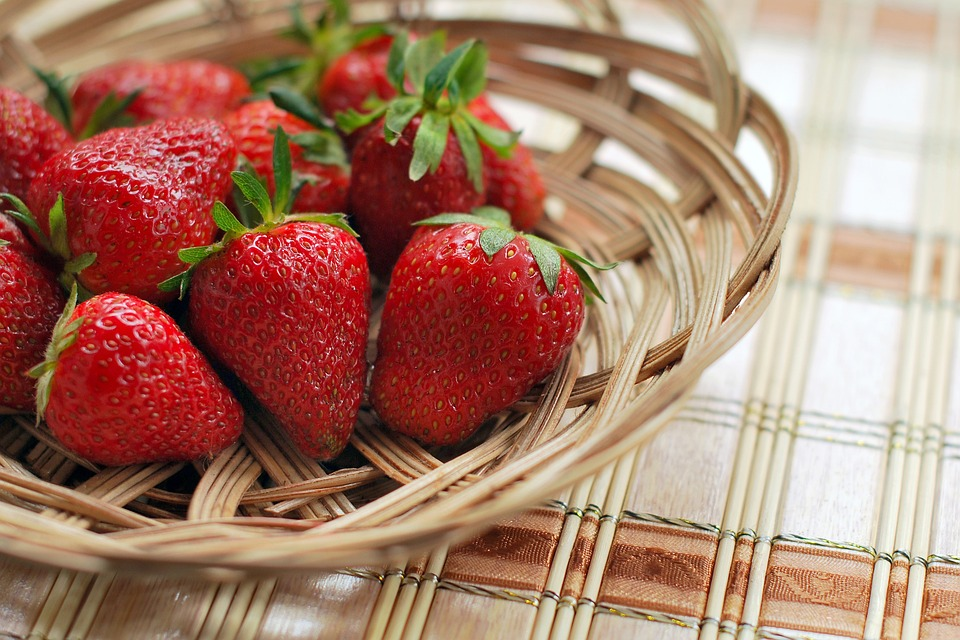
#> input picture strawberry.jpeg, 960 x 640 px, found by its file name
$ jupyter execute skimage.ipynb
#> lines starting #> are read from the running program, lines starting #| are printed output that depends on the picture; after the words box and inside, x2 and y2 are one past the last pixel; in counts of white or black regions, pixels touching at a corner belong together
## Getting Started
### Task 1: Import Libraries

[cell 1]
from skimage import color, data, filters, io, measure, metrics, morphology, restoration, util
import numpy as np
from scipy import fft
import matplotlib.pyplot as plt
import matplotlib.patches as mpatches

## Image Segmentation Using Color Slicing
### Task 2: Load the Image

[cell 2]
# Import the image
strawberry = util.img_as_float(io.imread("/usercode/strawberry.jpeg"))
# Display the image
io.imshow(strawberry)

### Task 3: Convert the Image to HSV

[cell 3]
strawberry_hsv = color.rgb2hsv(strawberry)
#> strawberry_hsv: shape (640, 960, 3) float64; mean of channels 0, 1, 2 0.22, 0.448, 0.664
io.imshow(strawberry_hsv)

[cell 4]
layer_title = ['Hue', 'Saturation', 'Value']
fig, ax = plt.subplots(nrows=1, ncols=3, figsize=(18, 9))
for i in range(3):
    ax[i].imshow(strawberry_hsv[:, :, i], cmap='gray')
    ax[i].set_title(layer_title[i])
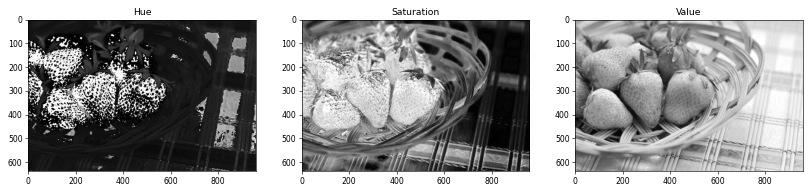
#> figure drawn by matplotlib, 3 panels

### Task 4: Perform Image Segmentation through Thresholding

[cell 5]
layer_title = ['Hue', 'Saturation', 'Value']
strawberry_threshold = []
lower = 0.2
higher = 0.99

while lower < higher:
  fig, ax = plt.subplots(nrows=1, ncols=3, figsize=(18, 9))
  # To plot the transformed image
  for i in range(3):
    # Apply the thresholding filter and plot it
    strawberry_threshold = filters.apply_hysteresis_threshold(strawberry_hsv[:, :, i], lower, higher)
    ax[i].imshow(strawberry_threshold, cmap='gray')
    ax[i].set_title(layer_title[i] + " —    Lower threshold: " + str(round(lower, 1)))
#> this loop made 3 passes
#> pass 1, `strawberry_threshold = filters.apply_hysteresis_threshold(strawberry_h..`:
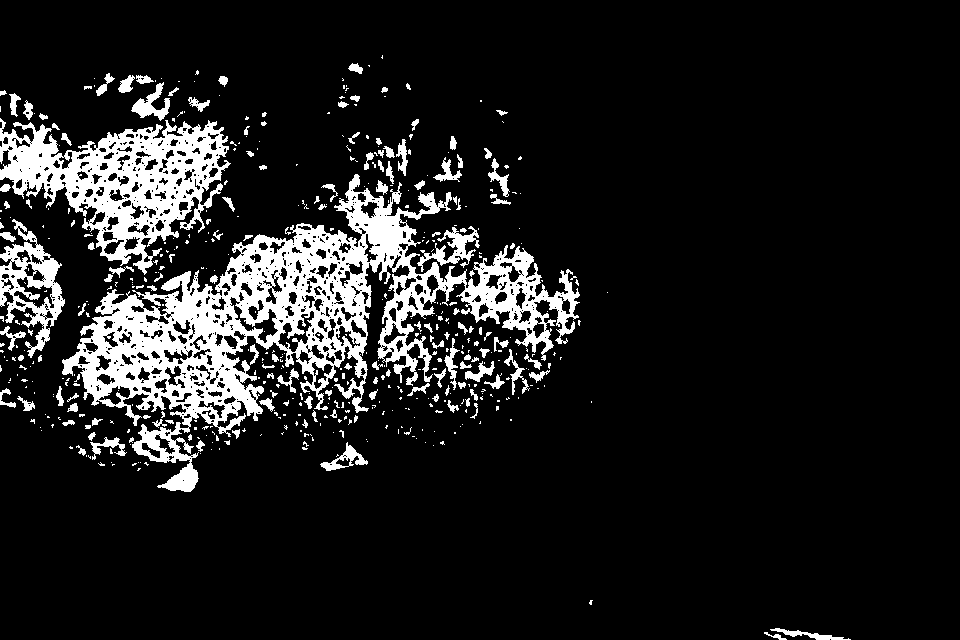
#> strawberry_threshold: shape (640, 960) bool; 11.8% white; 510 white regions (369 under 20 px), largest, box (x1, y1, x2, y2) and area: (62, 174, 580, 492) 41391, (0, 118, 231, 275) 15240, (0, 219, 65, 358) 3310
#> pass 2, `strawberry_threshold = filters.apply_hysteresis_threshold(strawberry_h..`:
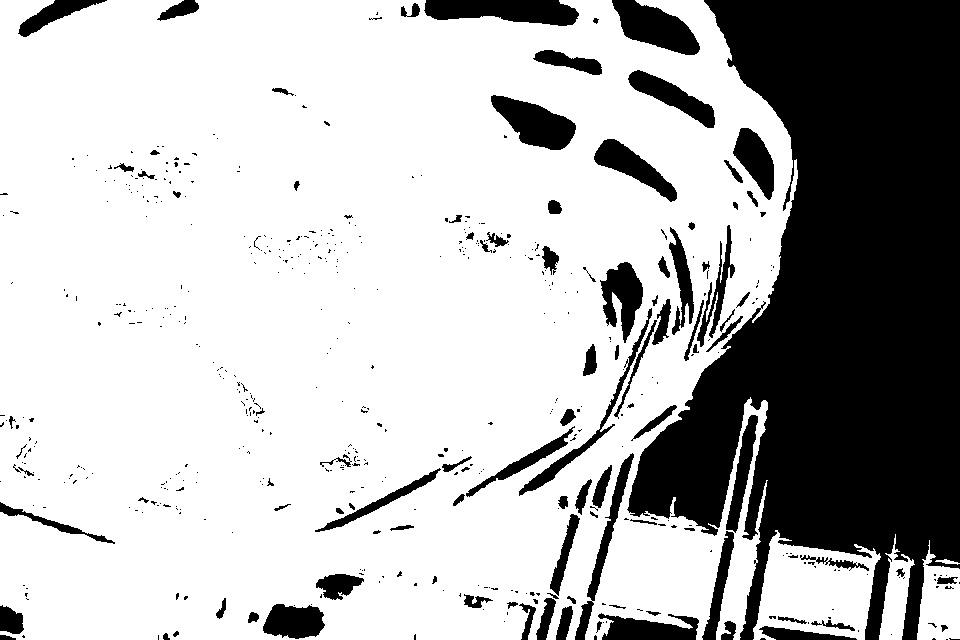
#> strawberry_threshold: shape (640, 960) bool; 72.2% white; 534 black regions (428 under 20 px), largest, box (x1, y1, x2, y2) and area: (627, 0, 960, 640) 126236, (424, 0, 579, 26) 3010, (612, 0, 700, 55) 2731
#> pass 3, `strawberry_threshold = filters.apply_hysteresis_threshold(strawberry_h..`:
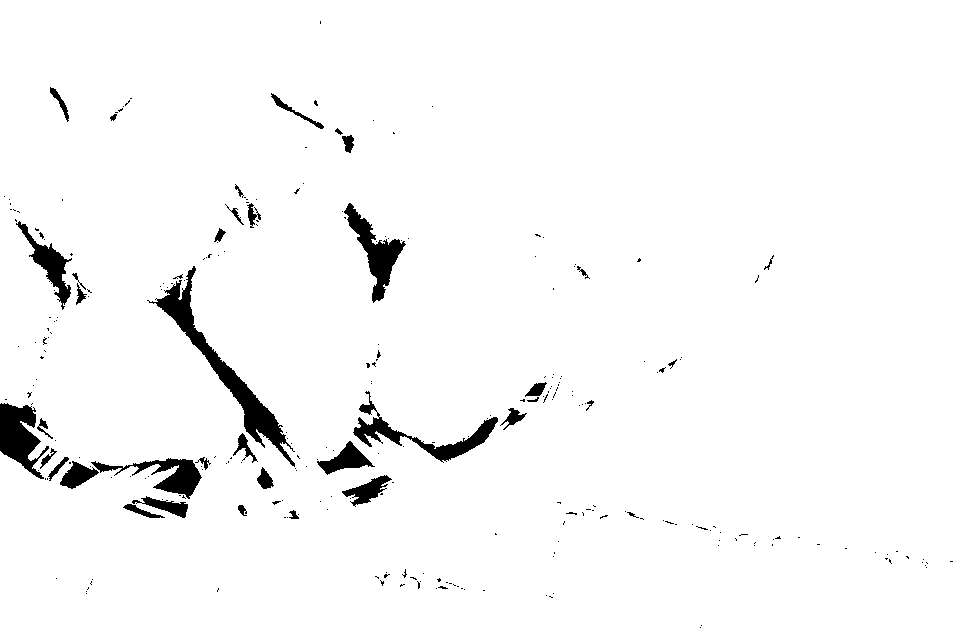
#> strawberry_threshold: shape (640, 960) bool; 97% white; 276 black regions (238 under 20 px), largest, box (x1, y1, x2, y2) and area: (147, 266, 295, 467) 3767, (353, 391, 498, 463) 1977, (0, 403, 49, 479) 1976
lower = lower + 0.1
